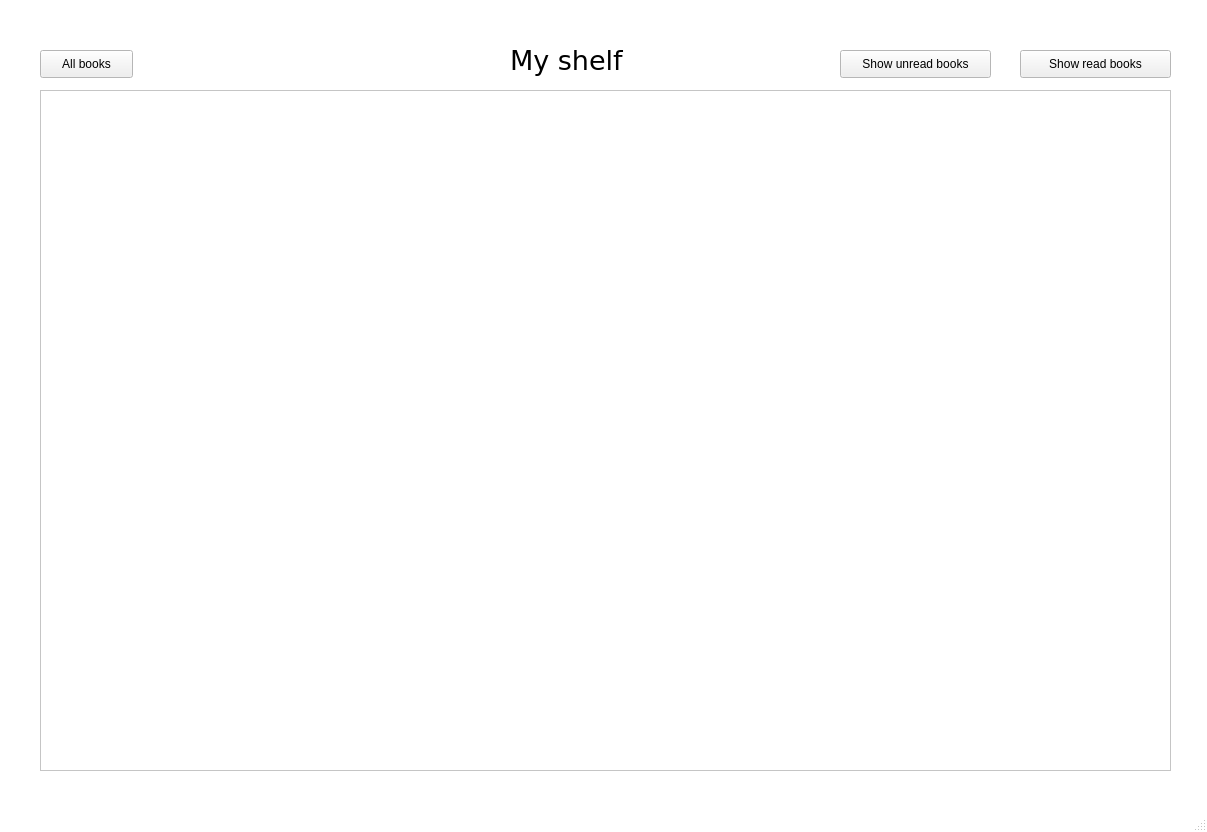
<?xml version="1.0" encoding="UTF-8"?>
<ui version="4.0">
 <class>MainWindow</class>
 <widget class="QMainWindow" name="MainWindow">
  <property name="geometry">
   <rect>
    <x>0</x>
    <y>0</y>
    <width>1207</width>
    <height>832</height>
   </rect>
  </property>
  <property name="palette">
   <palette>
    <active>
     <colorrole role="Base">
      <brush brushstyle="SolidPattern">
       <color alpha="255">
        <red>255</red>
        <green>255</green>
        <blue>255</blue>
       </color>
      </brush>
     </colorrole>
     <colorrole role="Window">
      <brush brushstyle="SolidPattern">
       <color alpha="255">
        <red>255</red>
        <green>255</green>
        <blue>255</blue>
       </color>
      </brush>
     </colorrole>
    </active>
    <inactive>
     <colorrole role="Base">
      <brush brushstyle="SolidPattern">
       <color alpha="255">
        <red>255</red>
        <green>255</green>
        <blue>255</blue>
       </color>
      </brush>
     </colorrole>
     <colorrole role="Window">
      <brush brushstyle="SolidPattern">
       <color alpha="255">
        <red>255</red>
        <green>255</green>
        <blue>255</blue>
       </color>
      </brush>
     </colorrole>
    </inactive>
    <disabled>
     <colorrole role="Base">
      <brush brushstyle="SolidPattern">
       <color alpha="255">
        <red>255</red>
        <green>255</green>
        <blue>255</blue>
       </color>
      </brush>
     </colorrole>
     <colorrole role="Window">
      <brush brushstyle="SolidPattern">
       <color alpha="255">
        <red>255</red>
        <green>255</green>
        <blue>255</blue>
       </color>
      </brush>
     </colorrole>
    </disabled>
   </palette>
  </property>
  <property name="windowTitle">
   <string>MainWindow</string>
  </property>
  <widget class="QWidget" name="centralwidget">
   <widget class="QLabel" name="label">
    <property name="geometry">
     <rect>
      <x>510</x>
      <y>40</y>
      <width>161</width>
      <height>41</height>
     </rect>
    </property>
    <property name="font">
     <font>
      <family>Verdana</family>
      <pointsize>20</pointsize>
     </font>
    </property>
    <property name="text">
     <string>My shelf</string>
    </property>
   </widget>
   <widget class="QScrollArea" name="scrollArea">
    <property name="geometry">
     <rect>
      <x>40</x>
      <y>90</y>
      <width>1131</width>
      <height>681</height>
     </rect>
    </property>
    <property name="widgetResizable">
     <bool>true</bool>
    </property>
    <widget class="QWidget" name="scrollAreaWidgetContents">
     <property name="geometry">
      <rect>
       <x>0</x>
       <y>0</y>
       <width>1129</width>
       <height>679</height>
      </rect>
     </property>
    </widget>
   </widget>
   <widget class="QPushButton" name="showReadButton">
    <property name="geometry">
     <rect>
      <x>1020</x>
      <y>50</y>
      <width>151</width>
      <height>28</height>
     </rect>
    </property>
    <property name="text">
     <string>Show read books</string>
    </property>
   </widget>
   <widget class="QPushButton" name="showUnreadButton">
    <property name="geometry">
     <rect>
      <x>840</x>
      <y>50</y>
      <width>151</width>
      <height>28</height>
     </rect>
    </property>
    <property name="text">
     <string>Show unread books</string>
    </property>
   </widget>
   <widget class="QPushButton" name="booksButton">
    <property name="geometry">
     <rect>
      <x>40</x>
      <y>50</y>
      <width>93</width>
      <height>28</height>
     </rect>
    </property>
    <property name="text">
     <string>All books</string>
    </property>
   </widget>
  </widget>
  <widget class="QMenuBar" name="menubar">
   <property name="geometry">
    <rect>
     <x>0</x>
     <y>0</y>
     <width>1207</width>
     <height>26</height>
    </rect>
   </property>
  </widget>
  <widget class="QStatusBar" name="statusbar"/>
 </widget>
 <resources/>
 <connections/>
</ui>
